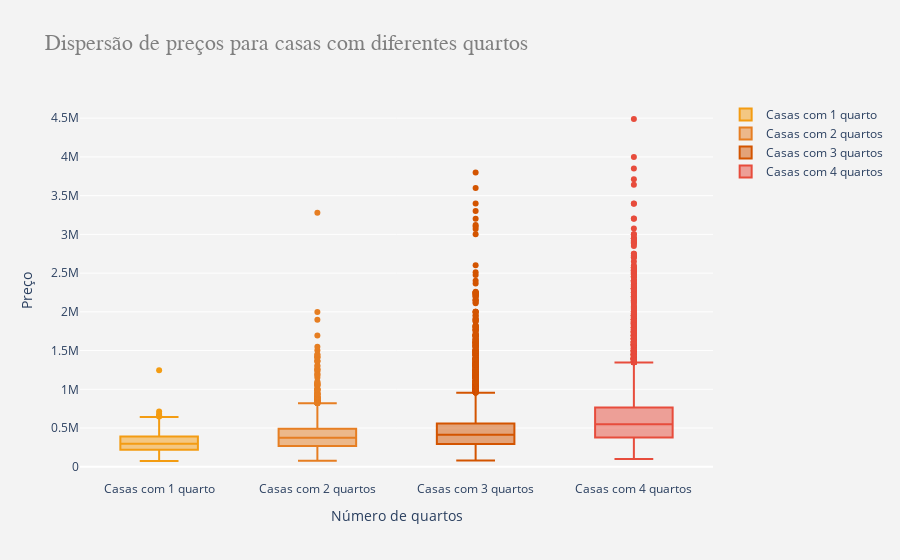

The cell this chart's notebook holds for it:
### Code cell
# Gerando gráficos para casas que tem 1 quarto
trace1 = go.Box(y = df.loc[df['bedrooms'] == 1, 'price'],
                name = 'Casas com 1 quarto',
                marker = {'color': '#f39c12'})
# Gráfico de caixa para casas com 2 quartos
trace2 = go.Box(y = df.loc[df['bedrooms'] == 2, 'price'],
                name = 'Casas com 2 quartos',
                marker = {'color': '#e67e22'})
# Gráfico de caixa para casas com 3 quartos
trace3 = go.Box(y = df.loc[df['bedrooms'] == 3, 'price'],
                name = 'Casas com 3 quartos',
                marker = {'color': '#d35400'})
# Gráfico para casas de quatro quartos
trace4 = go.Box(y = df.loc[df['bedrooms'] == 4, 'price'],
                name = 'Casas com 4 quartos',
                marker = {'color': '#e74c3c'})
data = [trace1, trace2, trace3, trace4]
layout = go.Layout(title = 'Dispersão de preços para casas com diferentes quartos',
                   titlefont = {'family': 'Arial',
                                'size': 22,
                                'color': '#7f7f7f'},
                   xaxis = {'title': 'Número de quartos'},
                   yaxis = {'title': 'Preço'},
                   paper_bgcolor = 'rgb(243, 243, 243)',
                   plot_bgcolor = 'rgb(243, 243, 243)')
fig = go.Figure(data=data, layout=layout)
py.iplot(fig)

### Figure 1 — Plotly figure (JSON) as saved in the notebook; plotly's stock layout.template omitted (floating-point values rounded to 4 significant figures; data arrays with more than 128 entries replaced by an {"elided": "..."} marker saying what was removed)
{"data": [{"marker": {"color": "#f39c12"}, "name": "Casas com 1 quarto", "type": "box", "y": {"elided": "199 int values"}}, {"marker": {"color": "#e67e22"}, "name": "Casas com 2 quartos", "type": "box", "y": {"elided": "2760 int values"}}, {"marker": {"color": "#d35400"}, "name": "Casas com 3 quartos", "type": "box", "y": {"elided": "9824 int values"}}, {"marker": {"color": "#e74c3c"}, "name": "Casas com 4 quartos", "type": "box", "y": {"elided": "6882 int values"}}], "layout": {"paper_bgcolor": "rgb(243, 243, 243)", "plot_bgcolor": "rgb(243, 243, 243)", "title": {"font": {"color": "#7f7f7f", "family": "Arial", "size": 22}, "text": "Dispersão de preços para casas com diferentes quartos"}, "xaxis": {"title": {"text": "Número de quartos"}}, "yaxis": {"title": {"text": "Preço"}}}}
